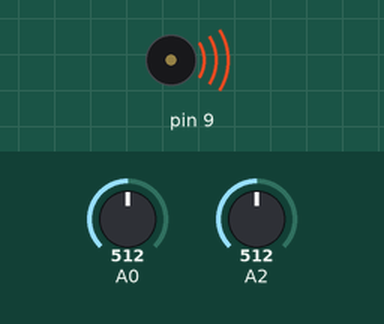
Bench run of a sketch on a simulated Arduino Uno, built with avr-gcc and run on an emulated ATmega328P. Parts: buzzer (waves = sounding). The test bench sets the inputs (shaded band); at power-on: A0 = 512, A2 = 512. What the sketch prints to the serial monitor is not drawn.

Above: at 0.1 s.
Timing chart, 0 to 1.6 s (numbered marks = the images above):
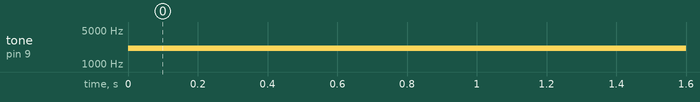

Measured:
- by itself, tone on pin 9: silent → 2101 Hz at 0.00 s

The sketch:

tone.ino
```cpp
int x, y;
float z;
void setup() {
  pinMode(9, OUTPUT);
  Serial.begin(9600);
}

void loop() {
  x = analogRead(A0);
  y = analogRead(A2);
  //  Serial.println(x);
  //  Serial.print("  ");
  Serial.println(y);
  // z = map(x, 0, 1023, 27.5, 4186);
  z = map(x, 0, 1023, 200, 4000);
  tone(9, z);
  delay(1);
  //  noTone(9);
  //  delay(10);
}
```
